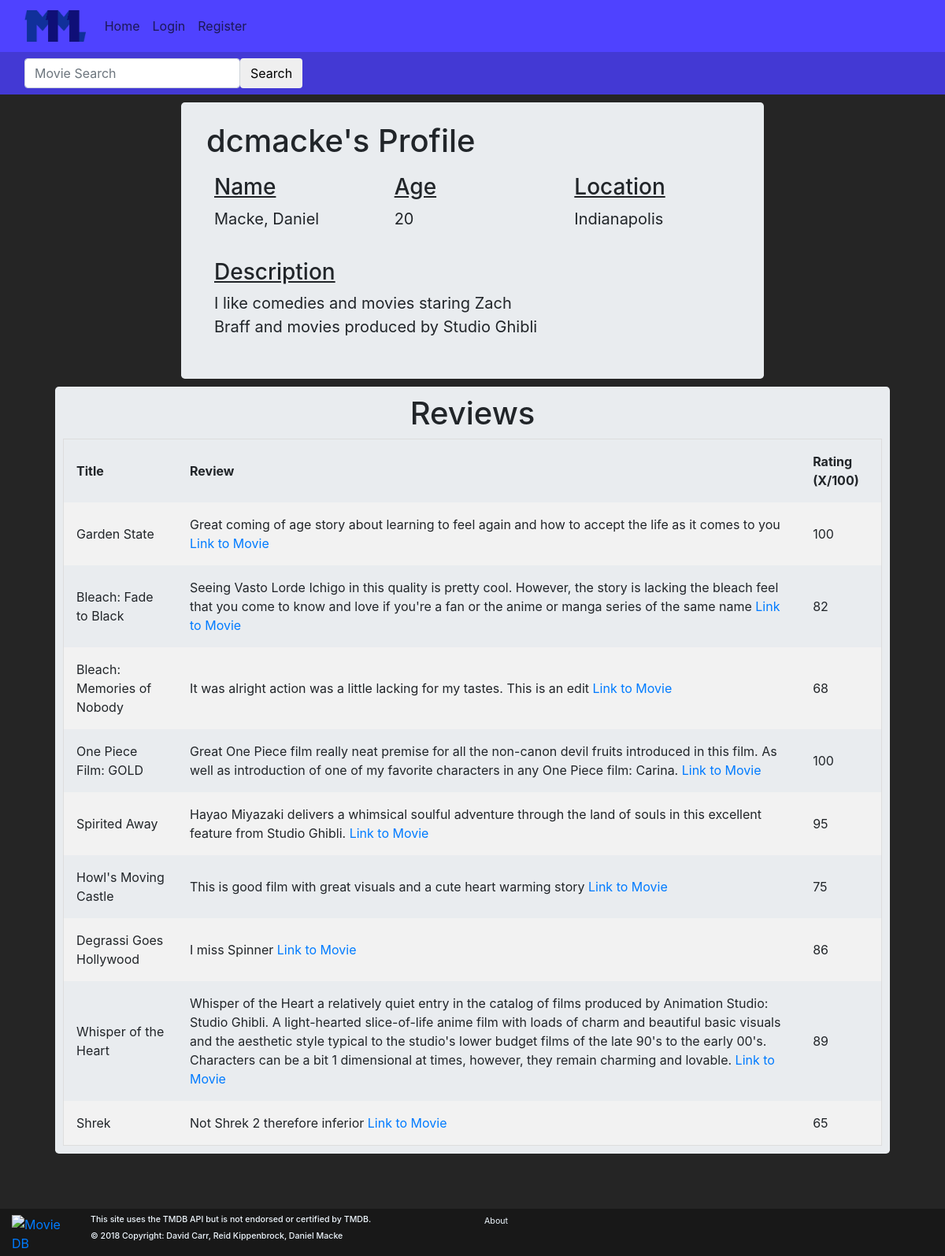
The page /account/profile/?p=dcmacke on the database its author committed.
### accounts/models.py (models this page shows, shortened)
class UserProfile(models.Model):
    user = models.OneToOneField(User, on_delete=models.CASCADE, verbose_name="Django Secure User")
    description = models.CharField(max_length=1000, default='Enter Something about your Movie Tastes and Background')
    city = models.CharField(max_length=30, default='ZA WARUDO')
    age = models.IntegerField(default=0
	    ,validators=[
            MaxValueValidator(100),
            MinValueValidator(0)
        ])

### movies/models.py (models this page shows)
class MovieReview(models.Model):
    user = models.ForeignKey(User,on_delete=models.CASCADE,default=1)
    movie_id = models.IntegerField(default=0)
    movie_title = models.CharField(max_length=50, default='')
    rating = models.IntegerField(
        default=0,
        validators=[
            MaxValueValidator(100),
            MinValueValidator(0)
        ]
    )
    review = models.CharField(max_length=1000, default='')

### accounts/views.py (the view)
# urls.py: path('profile/', views.view_profile, name='view_profile'),
def view_profile(request):
    username = request.GET.get('p');
    user = get_object_or_404(User,username=username)
    editable = False
    if request.user.is_authenticated and request.user == user:
        editable= True
    movie_reviews = MovieReview.objects.filter(user=user)
    args = {'User': user,'reviews': movie_reviews,'Editable':editable}
    return render(request, 'accounts/profile.html', args)

### accounts/templates/accounts/profile.html (shortened to what this page needs)
{% extends 'base.html' %}
{%block body%}
<div class="container" align="center">
  <div class="jumbotron col-md-8" align="left">
    <b><h1>{{ User.username }}'s Profile</h1></b>
    <div class="row" style="padding: 10px;">
      <div class="col-md-4">
        <u><h3>
          Name
        </h3></u>
        <p style="font-size:125%;">
          {{User.last_name}}, {{User.first_name}}
        </p>
      </div>
      <div class="col-md-4">
        <u><h3>
          Age
        </h3></u>
        <p  style="font-size:125%;">
             {{User.userprofile.age}}
        </p>
      </div>
      <div class="col-md-4">
        <u><h3>
          Location
        </h3></u>
        <p style="font-size:125%;">
          {{User.userprofile.city}}
        </p>
      </div>
    </div>
    <div class="row" style="padding: 10px;">
      <div class="col-md-8">
        <u><h3>
          Description
        </h3></u>
        <p style="font-size:125%;">
          {{User.userprofile.description}}
        </p>
      </div>
    </div>
  </div>
  <div class="container-fluid">
    <div class="jumbotron" style="padding: 10px;">
      <h1 class="text-center">Reviews</h1>
      <div style="overflow-x:auto;">
      <table id="ReviewTable">
        <tr>
          <th onclick="sortTable(0)">Title</th>
          <th>Review</th>
          <th onclick="sortTable(2)">Rating (X/100)</th>
        </tr>
      {%for review in reviews%}
      <tr>
        <td>{{review.movie_title}}</td>
        <td>{{review.review}} <a href="/movies/?movie_id={{review.movie_id}}">Link to Movie</a></td>
        <td>{{review.rating}}</td>
      </tr>
      {%endfor%}
    </table>
  </div>
  </div>
</div>
</div>
{%endblock%}

### accounts/templates/accounts/profile.html (style rules this page uses)
table { border-spacing: 0; width: 100%; border: 1px solid #ddd; }
th { cursor: pointer; }
th, td { text-align: left; padding: 16px; }
tr:nth-child(even) { background-color: #f2f2f2 }

### accounts/templates/base.html (style rules this page uses)
body { background-color: #252525; }
.jumbotron { margin: 10px; padding-top: 25px; padding-bottom: 25px; }

### rows shown on the page
MovieReview: movie_title "Garden State", review "Great coming of age story about learning to feel again and how to accept the life as it comes to you", rating "100"
MovieReview: movie_title "Bleach: Fade to Black", review "Seeing Vasto Lorde Ichigo in this quality is pretty cool. However, the story is lacking the bleach feel that you come to know and love if you're a fan or the anime or manga series of the same name", rating "82"
MovieReview: movie_title "Bleach: Memories of Nobody", review "It was alright action was a little lacking for my tastes. This is an edit", rating "68"
MovieReview: movie_title "One Piece Film: GOLD", review "Great One Piece film really neat premise for all the non-canon devil fruits introduced in this film. As well as introduction of one of my favorite characters in any One Piece film: Carina.", rating "100"
MovieReview: movie_title "Spirited Away", review "Hayao Miyazaki delivers a whimsical soulful adventure through the land of souls in this excellent feature from Studio Ghibli.", rating "95"
MovieReview: movie_title "Howl's Moving Castle", review "This is good film with great visuals and a cute heart warming story", rating "75"
MovieReview: movie_title "Degrassi Goes Hollywood", review "I miss Spinner", rating "86"
MovieReview: movie_title "Whisper of the Heart", review "Whisper of the Heart a relatively quiet entry in the catalog of films produced by Animation Studio: Studio Ghibli. A light-hearted slice-of-life anime film with loads of charm and beautiful basic visuals and the aesthetic style typical to the studio's lower budget films of the late 90's to the early 00's. Characters can be a bit 1 dimensional at times, however, they remain charming and lovable.", rating "89"
MovieReview: movie_title "Shrek", review "Not Shrek 2 therefore inferior", rating "65"

### other values the page prints
{{ User.username }} "dcmacke"
{{ User.last_name }} "Macke"
{{ User.first_name }} "Daniel"
{{ User.userprofile.age }} "20"
{{ User.userprofile.city }} "Indianapolis"
{{ User.userprofile.description }} "I like comedies and movies staring Zach Braff and movies produced by Studio Ghibli"
